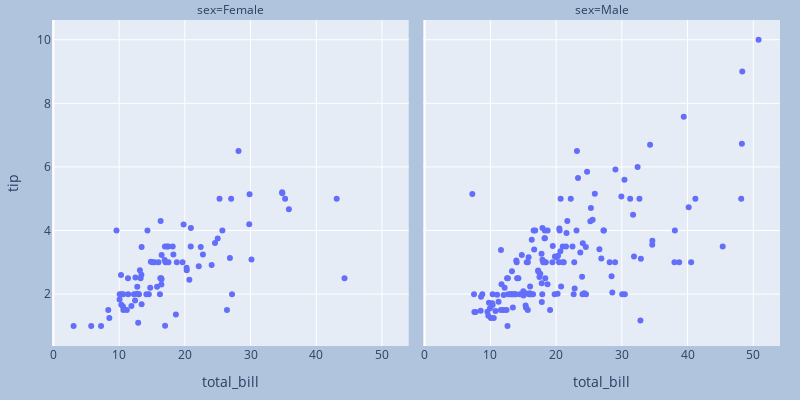

The notebook cell this image was saved under:
### Markdown cell above
Here we have used Plotly Express to illustrate an example. Plotly Express is the high-level interface to Plotly operating on various data types. It produces the same interactive charts with minimal codes.

### Code cell
import plotly.express as px

df = px.data.tips()
fig = px.scatter(df, x="total_bill", y="tip", facet_col="sex",
                 width=800, height=400)

fig.update_layout(
    margin=dict(l=20, r=20, t=20, b=20),
    paper_bgcolor="LightSteelBlue",
)

fig.show()

### Figure 1 — Plotly figure (JSON) as saved in the notebook; plotly's stock layout.template omitted (floating-point values rounded to 4 significant figures; data arrays with more than 128 entries replaced by an {"elided": "..."} marker saying what was removed)
{"data": [{"hovertemplate": "sex=Female<br>total_bill=%{x}<br>tip=%{y}<extra></extra>", "legendgroup": "", "marker": {"color": "#636efa", "symbol": "circle"}, "mode": "markers", "name": "", "orientation": "v", "showlegend": false, "type": "scatter", "x": [16.99, 24.59, 35.26, 14.83, 10.33, 16.97, 20.29, 15.77, 19.65, 15.06, 20.69, 16.93, 10.29, 34.81, 26.41, 16.45, 3.07, 17.07, 26.86, 25.28, 14.73, 10.07, 34.83, 5.75, 16.32, 22.75, 11.35, 15.38, 44.3, 22.42, 20.92, 14.31, 7.25, 25.71, 17.31, 10.65, 12.43, 24.08, 13.42, 12.48, 29.8, 14.52, 11.38, 20.27, 11.17, 12.26, 18.26, 8.51, 10.33, 14.15, 13.16, 17.47, 27.05, 16.43, 8.35, 18.64, 11.87, 29.85, 25, 13.39, 16.21, 17.51, 10.59, 10.63, 9.6, 20.9, 18.15, 19.81, 43.11, 13, 12.74, 13, 16.4, 16.47, 12.76, 13.27, 28.17, 12.9, 30.14, 13.42, 15.98, 16.27, 10.09, 22.12, 35.83, 27.18, 18.78], "xaxis": "x", "y": [1.01, 3.61, 5, 3.02, 1.67, 3.5, 2.75, 2.23, 3, 3, 2.45, 3.07, 2.6, 5.2, 1.5, 2.47, 1, 3, 3.14, 5, 2.2, 1.83, 5.17, 1, 4.3, 3.25, 2.5, 3, 2.5, 3.48, 4.08, 4, 1, 4, 3.5, 1.5, 1.8, 2.92, 1.68, 2.52, 4.2, 2, 2, 2.83, 1.5, 2, 3.25, 1.25, 2, 2, 2.75, 3.5, 5, 2.3, 1.5, 1.36, 1.63, 5.14, 3.75, 2.61, 2, 3, 1.61, 2, 4, 3.5, 3.5, 4.19, 5, 2, 2.01, 2, 2.5, 3.23, 2.23, 2.5, 6.5, 1.1, 3.09, 3.48, 3, 2.5, 2, 2.88, 4.67, 2, 3], "yaxis": "y"}, {"hovertemplate": "sex=Male<br>total_bill=%{x}<br>tip=%{y}<extra></extra>", "legendgroup": "", "marker": {"color": "#636efa", "symbol": "circle"}, "mode": "markers", "name": "", "orientation": "v", "showlegend": false, "type": "scatter", "x": {"elided": "157 float values"}, "xaxis": "x2", "y": {"elided": "157 float values"}, "yaxis": "y2"}], "layout": {"annotations": [{"font": {}, "showarrow": false, "text": "sex=Female", "x": 0.245, "xanchor": "center", "xref": "paper", "y": 1, "yanchor": "bottom", "yref": "paper"}, {"font": {}, "showarrow": false, "text": "sex=Male", "x": 0.755, "xanchor": "center", "xref": "paper", "y": 1, "yanchor": "bottom", "yref": "paper"}], "height": 400, "legend": {"tracegroupgap": 0}, "margin": {"b": 20, "l": 20, "r": 20, "t": 20}, "paper_bgcolor": "LightSteelBlue", "width": 800, "xaxis": {"anchor": "y", "domain": [0, 0.49], "title": {"text": "total_bill"}}, "xaxis2": {"anchor": "y2", "domain": [0.51, 1], "matches": "x", "title": {"text": "total_bill"}}, "yaxis": {"anchor": "x", "domain": [0, 1], "title": {"text": "tip"}}, "yaxis2": {"anchor": "x2", "domain": [0, 1], "matches": "y", "showticklabels": false}}}
